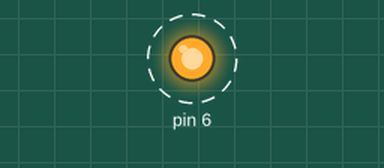
This sketch was run on a simulated Arduino Uno, built with avr-gcc and run on an emulated ATmega328P. Parts: output pins drawn as LEDs (lit = HIGH). Dashed ring = blinking.

Above: at 0.2 s.
Timing chart, 0 to 3.0 s (numbered marks = the images above):
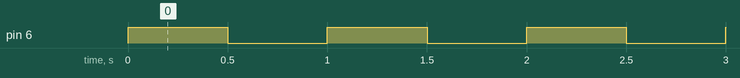

The sketch:

blink_timer_isr.ino
```cpp
#include "Arduino_SensorKit.h"

#define LED 6

volatile byte state = LOW;

void setup() {
  // initialize pins for IO
  // set LED as OUTPUT
  DDRD = B01000000;

  // setup timer
  cli(); // disable interrupts
  TCCR1A = 0;
  TCCR1B = 0;
  TCNT1 = 0; // init counter to 0
  OCR1A = 7811; // set counter compare value
  TCCR1B |= (1 << WGM12); // enable CTC mode
  TCCR1B |= (1 << CS12)|(1 << CS10); // set prescalar
  TIMSK1 |= (1 << OCIE1A); // enable timer interrupt
  sei(); // re-enable interrupts
}

void loop() {
}

// ISR for timer
ISR(TIMER1_COMPA_vect) {
  // toggle on/off at every timer interrupt
  state = !state;
  switch (state) {
    case LOW:
      // set LED to LOW
      PORTD = B00000000;
      break;
    case HIGH:
      // set LED to HIGH
      PORTD = B01000000;
      break;
  }
}
```

Measured:
- by itself, pin 6: alternates HIGH for 0.50 s and LOW for 0.50 s
